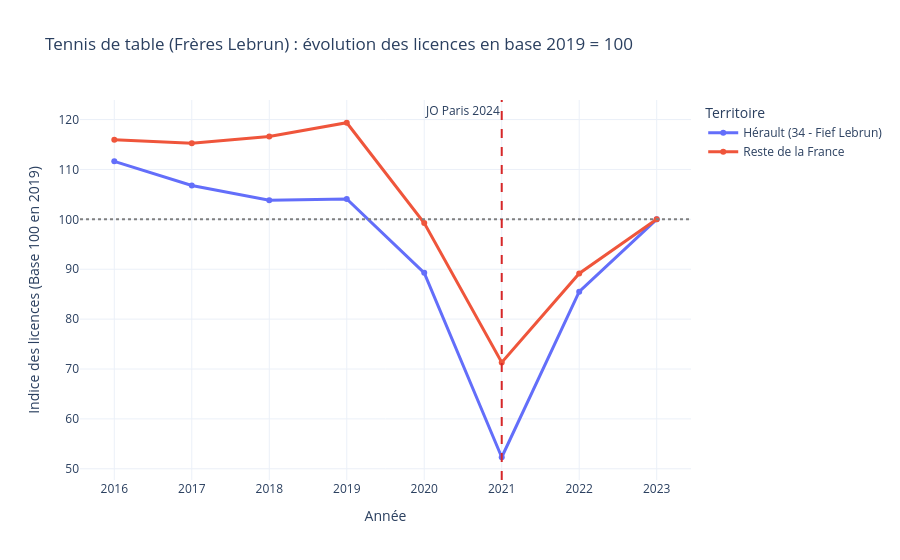

Here is the notebook cell this chart was saved with:
### Code cell
from src.processing import (
    preparer_serie_base_100,
    calculer_ecart_double_difference,
    calculer_croissance_departementale,
)
from src.viz import plot_effet_local_base100, plot_carte_croissance_dep

# Exemple : Tennis de table et les frères Lebrun (Hérault - 34)
CODE_FFTT = "124"

df_ping_100 = preparer_serie_base_100(
    df_licences,
    federation=CODE_FFTT,
    dep_cible="34",
    annee_ref=2023,
    label_cible="Hérault (34 - Fief Lebrun)",
    col_fed="code_fed",
)

ecart_did = calculer_ecart_double_difference(
    df_ping_100,
    label_cible="Hérault (34 - Fief Lebrun)",
    annee_avant=2016,
    annee_apres=2023,
)
print(f"Surplus de croissance dans l'Hérault (2019-2023) : {ecart_did:+.1f} points d'indice")

fig_courbe = plot_effet_local_base100(
    df_ping_100, "Tennis de table", "Frères Lebrun", annee_ref=2019, annee_evenement=2021
)
fig_courbe.show()

df_ping_carte = calculer_croissance_departementale(
    df_licences,
    federation=CODE_FFTT,
    annee_debut=2016,
    annee_fin=2023,
    col_fed="code_fed",
)
fig_carte = plot_carte_croissance_dep(df_ping_carte, "Tennis de table", annee_debut=2016, annee_fin=2023)
fig_carte.show()

### Figure 1 — Plotly figure (JSON) as saved in the notebook; plotly's stock layout.template omitted (floating-point values rounded to 4 significant figures)
{"data": [{"hovertemplate": "Territoire=Hérault (34 - Fief Lebrun)<br>Année=%{x}<br>Indice des licences (Base 100 en 2019)=%{y}<extra></extra>", "legendgroup": "Hérault (34 - Fief Lebrun)", "line": {"color": "#636efa", "dash": "solid", "width": 3}, "marker": {"symbol": "circle"}, "mode": "lines+markers", "name": "Hérault (34 - Fief Lebrun)", "orientation": "v", "showlegend": true, "type": "scatter", "x": [2016, 2017, 2018, 2019, 2020, 2021, 2022, 2023], "xaxis": "x", "y": [111.6, 106.8, 103.8, 104.1, 89.27, 52.31, 85.5, 100.0], "yaxis": "y"}, {"hovertemplate": "Territoire=Reste de la France<br>Année=%{x}<br>Indice des licences (Base 100 en 2019)=%{y}<extra></extra>", "legendgroup": "Reste de la France", "line": {"color": "#EF553B", "dash": "solid", "width": 3}, "marker": {"symbol": "circle"}, "mode": "lines+markers", "name": "Reste de la France", "orientation": "v", "showlegend": true, "type": "scatter", "x": [2016, 2017, 2018, 2019, 2020, 2021, 2022, 2023], "xaxis": "x", "y": [116.0, 115.3, 116.6, 119.4, 99.26, 71.32, 89.16, 100.0], "yaxis": "y"}], "layout": {"annotations": [{"showarrow": false, "text": "JO Paris 2024", "x": 2021, "xanchor": "right", "xref": "x", "y": 1, "yanchor": "top", "yref": "y domain"}], "legend": {"title": {"text": "Territoire"}, "tracegroupgap": 0}, "shapes": [{"line": {"color": "gray", "dash": "dot"}, "type": "line", "x0": 0, "x1": 1, "xref": "x domain", "y0": 100, "y1": 100, "yref": "y"}, {"line": {"color": "#d62728", "dash": "dash"}, "type": "line", "x0": 2021, "x1": 2021, "xref": "x", "y0": 0, "y1": 1, "yref": "y domain"}], "title": {"text": "Tennis de table (Frères Lebrun) : évolution des licences en base 2019 = 100"}, "xaxis": {"anchor": "y", "domain": [0, 1], "title": {"text": "Année"}}, "yaxis": {"anchor": "x", "domain": [0, 1], "title": {"text": "Indice des licences (Base 100 en 2019)"}}}}
